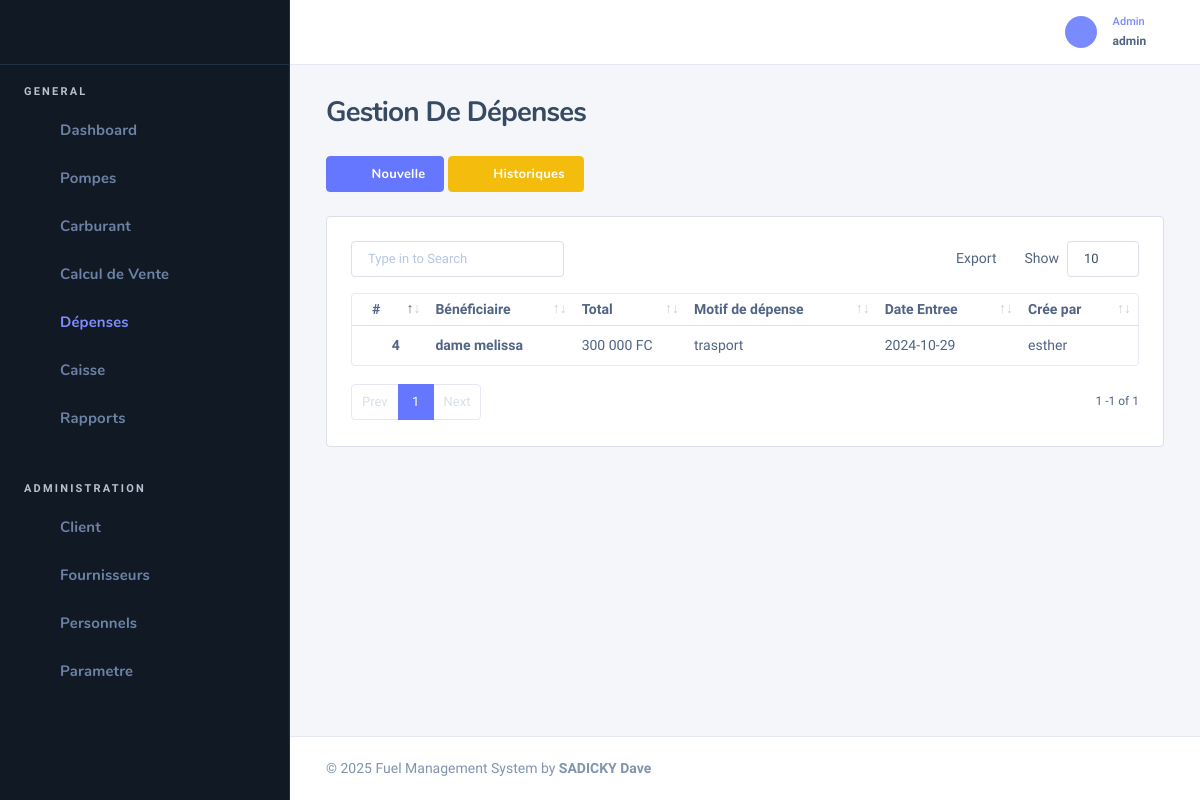
The page /depenses (signed in) on the database its author committed.
### tables this page shows
CREATE TABLE `tbl_depenses` (
  `depense_id` int(11) NOT NULL,
  `beneficiaire` varchar(100) DEFAULT NULL,
  `tel` varchar(20) DEFAULT NULL,
  `motif` varchar(150) DEFAULT NULL,
  `montant` int(11) DEFAULT NULL,
  `devise_id` int(11) DEFAULT NULL,
  `date` date DEFAULT NULL,
  `user_id` int(11) DEFAULT NULL
);

CREATE TABLE `tbl_devise` (
  `devise_id` int(11) NOT NULL,
  `devise` varchar(200) DEFAULT NULL,
  `short` varchar(200) NOT NULL,
  `taux` varchar(200) NOT NULL,
  `statut` enum('0','1') NOT NULL
);

CREATE TABLE `tbl_users` (
  `id_user` int(11) NOT NULL,
  `username` varchar(50) DEFAULT NULL,
  `role` varchar(100) NOT NULL,
  `password` varchar(100) DEFAULT NULL,
  `statut` enum('0','1') NOT NULL
);

### Models/Admin/caisse.class.php (called while the page is built, shortened)
<?php
class Caisse
{
    public function getDepenses()
    {
        $db = getConnection();
        $statement = $db->prepare("SELECT tbl_depenses.depense_id AS depense_id,tbl_depenses.beneficiaire AS beneficiaire,tbl_depenses.montant AS montant,
       tbl_depenses.date AS date,tbl_users.username AS name,tbl_depenses.motif AS motif ,tbl_devise.short
        from tbl_depenses,tbl_users,tbl_devise Where tbl_depenses.user_id = tbl_users.id_user  AND tbl_devise.devise_id= tbl_depenses.devise_id  ORDER BY beneficiaire DESC");
        $statement->execute();
        $tbP = array();
        while ($data =  $statement->fetch(PDO::FETCH_OBJ)) {
            $tbP[] = $data;
        }
        return $tbP;
    }
}

### Vues/Admin/depense.php (the view, shortened to what this page needs)
<div class="nk-content-body">
    <div class="nk-block-head-content">
    <?php if ($_SESSION['role'] != 'station'): ?>
        <a href="#" class="btn btn-primary" data-bs-toggle="modal" data-bs-target="#add-dep"><em class="icon ni ni-plus"></em><span>Nouvelle</span></a>
        <a href="<?= WEBROOT ?>rdepenses" class="btn btn-warning"><em class="icon ni ni-sign-usdc"></em><span>Historiques</span></a>
   <?php endif?>
    </div>
</div>
<div class="card card-bordered card-preview">
    <div class="card-inner">
        <table class="datatable-init-export nowrap table" data-export-title="Export">
            <thead>
                <tr>
                    <th>#</th>
                    <th>Bénéficiaire</th>
                    <th>Total</th>
                    <th>Motif de dépense</th>
                    <th>Date Entree</th>
                    <th>Crée par</th>
                </tr>
            </thead>
            <tbody>
                <?php $cnt = 1;
                foreach ($depenses as $vente) : ?>
                    <tr class="odd gradeX">
                        <td align="center"><b><?= $vente->depense_id ?></b></td>
                        <td><b><?= $vente->beneficiaire ?></b></td>
                        <td><?= number_format($vente->montant, 0, ',', ' ') ?> <?= $vente->short ?></td>
                        <td><?= $vente->motif ?></td>
                        <td><?= $vente->date ?></td>
                        <td><?= $vente->name ?></td>
                    </tr>
                <?php $cnt++;
                endforeach ?>
            </tbody>
        </table>
    </div>
</div>

### rows shown on the page
tbl_depenses: depense_id "4", beneficiaire "dame melissa", montant "300 000", devise.short "FC", motif "trasport", date "2024-10-29", user.username "esther"

### other values the page prints
$_SESSION['username'] "admin"
$title "Gestion De Dépenses"
